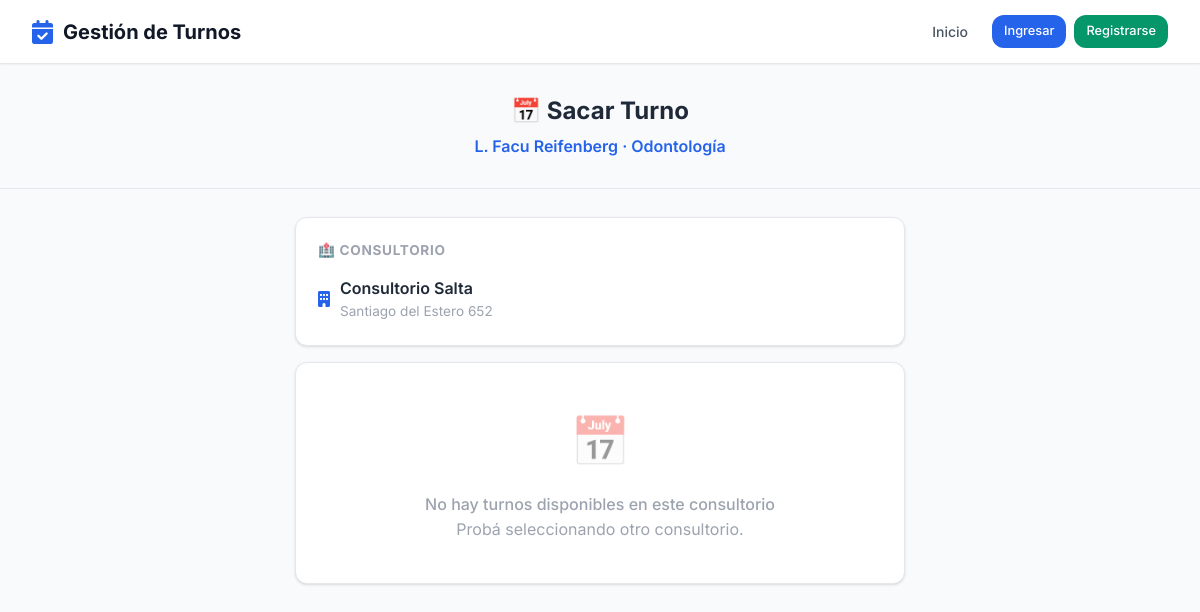
Page /salta/profesional/1/ on the earlier database version.
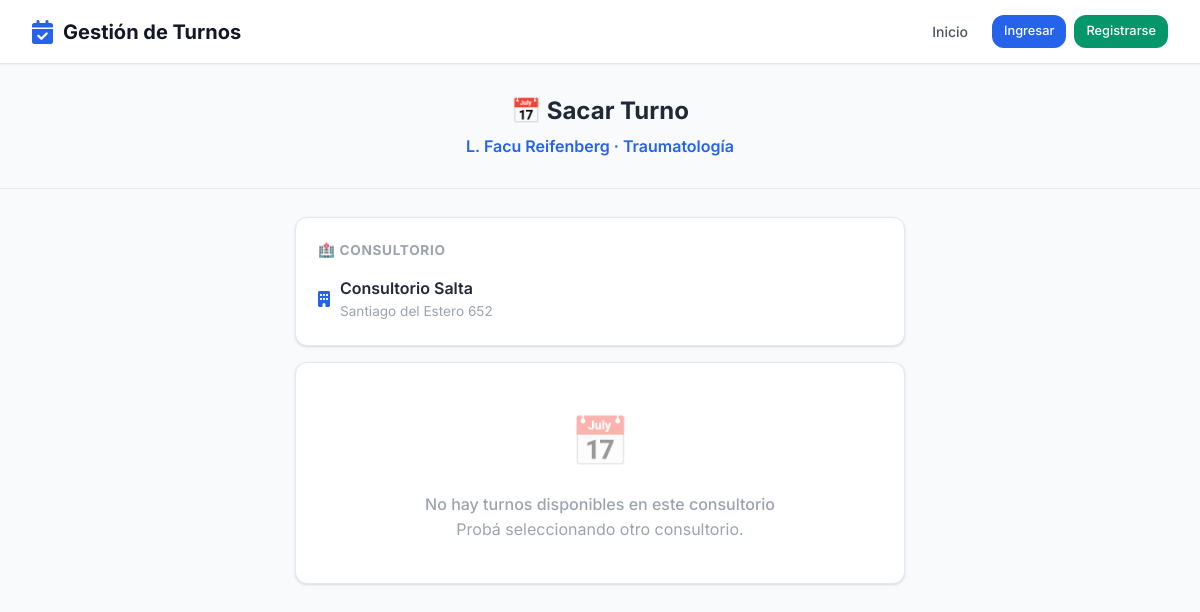
Same page on the later database version.
### profesionales/models.py (models this page shows, shortened)
class Profesional(Persona):
    ESPECIALIDADES = [
        ('odontologia', 'Odontología'),
        ('kinesiologia', 'Kinesiología'),
        ('psicologia', 'Psicología'),
        ('nutricion', 'Nutrición'),
        ('cardiologia', 'Cardiología'),
        ('medicina_general', 'Medicina General'),
        ('dermatologia', 'Dermatología'),
        ('estetica', 'Estética'),
        ('pediatria', 'Pediatría'),
        ('traumatologia', 'Traumatología'),
        ('veterinaria', 'Veterinaria'),
        ('otro', 'Otro'),
    ]
    usuario = models.OneToOneField(
        'usuarios.Usuario',
        on_delete=models.CASCADE,
        verbose_name='Usuario'
    )
    especialidad = models.CharField(
        max_length=50,
        choices=ESPECIALIDADES,
        verbose_name='Especialidad'
    )
    matricula = models.CharField(
        max_length=50,
        blank=True,
        verbose_name='Matrícula Profesional'
    )
    color_calendario = models.CharField(
        max_length=7,
        default='#4A90D9',
        verbose_name='Color en Calendario'
    )
    acepta_obra_social = models.BooleanField(
        default=False,
        verbose_name='Acepta Obra Social'
    )
    descripcion = models.TextField(
        blank=True,
        verbose_name='Descripción Profesional'
    )
    foto = models.ImageField(
    upload_to='profesionales/',
    blank=True,
    null=True,
    verbose_name='Foto de Perfil'
    )
    establecimientos = models.ManyToManyField(
    'establecimientos.Establecimiento',
    blank=True,
    related_name='profesionales',
    verbose_name='Consultorios donde atiende'
    )
    frase_destacada = models.CharField(max_length=200, blank=True, verbose_name='Frase destacada')
    precio_particular = models.DecimalField(max_digits=10, decimal_places=2, null=True, blank=True, verbose_name='Precio consulta particular')
    obras_sociales_texto = models.TextField(blank=True, verbose_name='Obras sociales (texto libre)')
    servicios_texto = models.TextField(blank=True, verbose_name='Servicios / Especializaciones')
    servicios_destacados = models.TextField(blank=True, verbose_name='Servicios destacados')
    especializaciones = models.TextField(blank=True, verbose_name='Especializaciones')
    obras_sociales = models.ManyToManyField(
        'obras_sociales.ObraSocial',
        blank=True,
        related_name='profesionales',
        verbose_name='Obras Sociales'
    )
    planes = models.ManyToManyField(
        'obras_sociales.Plan',
        blank=True,
        verbose_name='Planes'
    )
    class Meta:
        verbose_name = 'Profesional'
        verbose_name_plural = 'Profesionales'
        ordering = ['apellido', 'nombre']

### core_app/views_cliente.py (the view, shortened to what this page needs)
def sacar_turno(request, cliente_slug, profesional_id):
    cliente = get_object_or_404(ClienteSaaS, slug=cliente_slug, activo=True)
    profesional = get_object_or_404(Profesional, id=profesional_id, activo=True)
    hoy = date.today()
    if cliente.tipo == 'consultorio':
        consultorios_disponibles = profesional.establecimientos.filter(id=cliente.establecimiento.id)
    else:
        consultorios_disponibles = profesional.establecimientos.all()
    if profesional.obras_sociales.exists():
        obras_sociales = profesional.obras_sociales.filter(activo=True).prefetch_related('planes')
    else:
        obras_sociales = ObraSocial.objects.filter(activo=True).prefetch_related('planes')
    return render(request, 'core_app/publico/sacar_turno.html', {
        'cliente': cliente,
        'profesional': profesional,
        'consultorios': consultorios_disponibles,
        'obras_sociales': obras_sociales,
    })

### core_app/models.py (called while the page is built)
    @property
    def nombre_completo(self):
        return f"{self.nombre} {self.apellido}"

### core_app/templates/core_app/publico/sacar_turno.html (shortened to what this page needs)
{% extends 'core_app/base.html' %}
{% block content %}
<div class="page-top">
    <h1>📅 Sacar Turno</h1>
    <p class="profesional-nombre">{{ profesional.nombre_completo }} · {{ profesional.get_especialidad_display }}</p>
</div>
<div class="container-custom">
    <form method="post" id="form-turno">
        {% if consultorios.count > 1 %}
        <div class="card">
            <h3>🏥 1° Elegí el consultorio</h3>
            <select id="establecimiento-select" class="select-field">
                <option value="">Seleccioná un consultorio...</option>
                {% for est in consultorios %}
                <option value="{{ est.id }}">{{ est.nombre }} - {{ est.direccion }}</option>
                {% endfor %}
            </select>
            <div id="consultorio-info" style="display: none;" class="consultorio-confirmado">
                <i class="fas fa-check-circle"></i>
                <span id="consultorio-info-texto"></span>
            </div>
            <input type="hidden" name="establecimiento" id="establecimiento-hidden">
        </div>
        {% elif consultorios.count == 1 %}
            <div class="card">
                <h3>🏥 Consultorio</h3>
                <div class="consultorio-unico">
                    <i class="fas fa-building"></i>
                    <div>
                        <div style="font-weight: 600; color: var(--text);">{{ consultorios.first.nombre }}</div>
                        <div style="font-size: 0.85rem; color: var(--text-muted);">{{ consultorios.first.direccion }}</div>
                    </div>
                </div>
            </div>
        {% endif %}
        <div class="card sin-turnos" id="sin-turnos" style="display: none;">
            <div style="font-size: 3rem; margin-bottom: 12px; opacity: 0.4;">📅</div>
            <p style="font-weight: 500;">No hay turnos disponibles en este consultorio</p>
            <p style="color: var(--text-muted);">Probá seleccionando otro consultorio.</p>
        </div>
    </form>
</div>
{% endblock %}

Differences in the rows shown:
changed Profesional "L. Facu Reifenberg": especialidad "Odontología" → "Traumatología"
